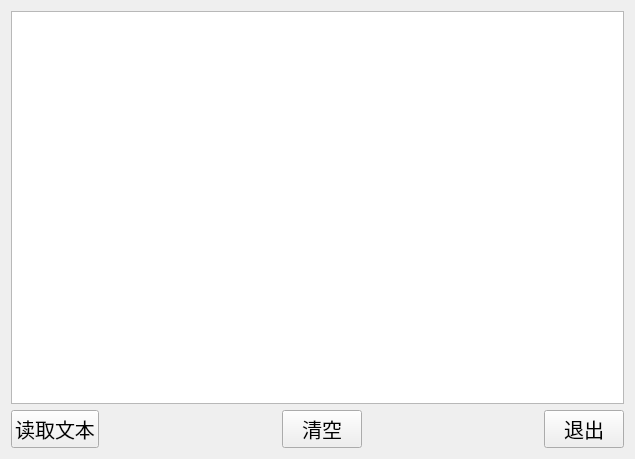
<?xml version="1.0" encoding="UTF-8"?>
<ui version="4.0">
 <class>TFormWidget</class>
 <widget class="QWidget" name="TFormWidget">
  <property name="geometry">
   <rect>
    <x>0</x>
    <y>0</y>
    <width>635</width>
    <height>459</height>
   </rect>
  </property>
  <property name="windowTitle">
   <string>Document</string>
  </property>
  <layout class="QGridLayout" name="gridLayout">
   <item row="0" column="0">
    <widget class="QPlainTextEdit" name="plainTextEdit"/>
   </item>
   <item row="1" column="0">
    <layout class="QHBoxLayout" name="horizontalLayout">
     <item>
      <widget class="QPushButton" name="pushButton">
       <property name="font">
        <font>
         <pointsize>15</pointsize>
        </font>
       </property>
       <property name="text">
        <string>读取文本</string>
       </property>
      </widget>
     </item>
     <item>
      <spacer name="horizontalSpacer">
       <property name="orientation">
        <enum>Qt::Horizontal</enum>
       </property>
       <property name="sizeHint" stdset="0">
        <size>
         <width>40</width>
         <height>20</height>
        </size>
       </property>
      </spacer>
     </item>
     <item>
      <widget class="QPushButton" name="pushButton_2">
       <property name="font">
        <font>
         <pointsize>15</pointsize>
        </font>
       </property>
       <property name="text">
        <string>清空</string>
       </property>
      </widget>
     </item>
     <item>
      <spacer name="horizontalSpacer_2">
       <property name="orientation">
        <enum>Qt::Horizontal</enum>
       </property>
       <property name="sizeHint" stdset="0">
        <size>
         <width>40</width>
         <height>20</height>
        </size>
       </property>
      </spacer>
     </item>
     <item>
      <widget class="QPushButton" name="pushButton_3">
       <property name="font">
        <font>
         <pointsize>15</pointsize>
        </font>
       </property>
       <property name="text">
        <string>退出</string>
       </property>
      </widget>
     </item>
    </layout>
   </item>
  </layout>
 </widget>
 <resources/>
 <connections>
  <connection>
   <sender>pushButton_2</sender>
   <signal>clicked()</signal>
   <receiver>plainTextEdit</receiver>
   <slot>clear()</slot>
   <hints>
    <hint type="sourcelabel">
     <x>629</x>
     <y>434</y>
    </hint>
    <hint type="destinationlabel">
     <x>370</x>
     <y>205</y>
    </hint>
   </hints>
  </connection>
  <connection>
   <sender>pushButton_3</sender>
   <signal>clicked()</signal>
   <receiver>TFormWidget</receiver>
   <slot>close()</slot>
   <hints>
    <hint type="sourcelabel">
     <x>556</x>
     <y>412</y>
    </hint>
    <hint type="destinationlabel">
     <x>303</x>
     <y>219</y>
    </hint>
   </hints>
  </connection>
 </connections>
</ui>
